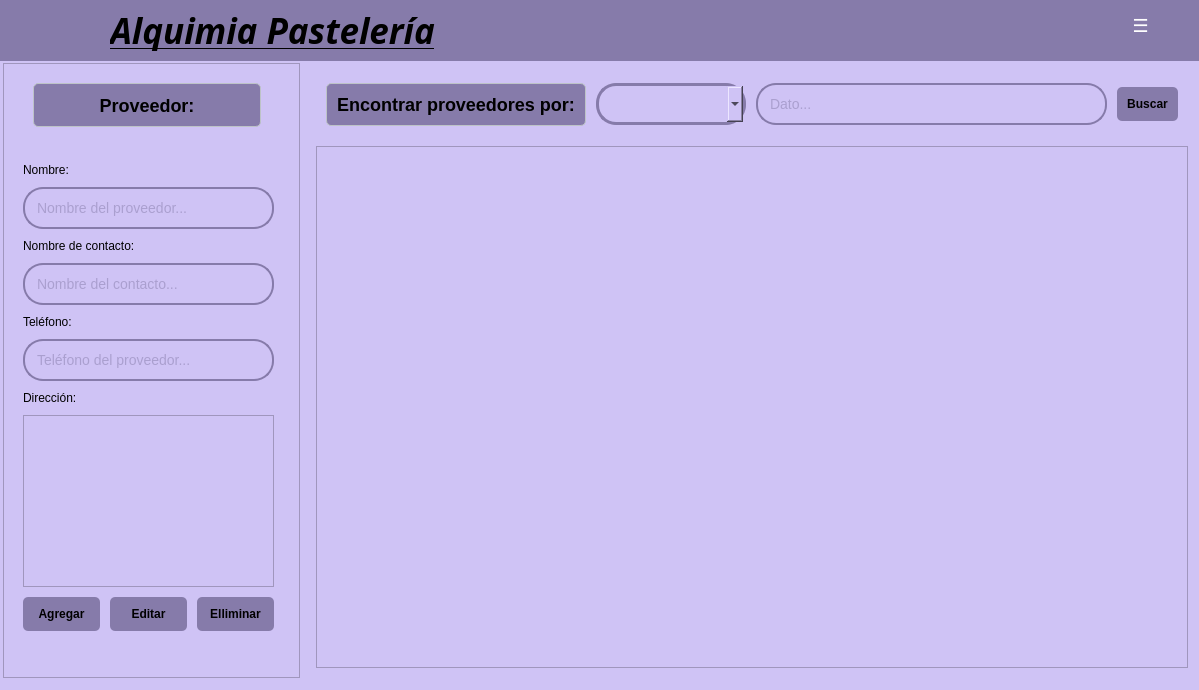
<?xml version="1.0" encoding="UTF-8"?>
<ui version="4.0">
 <class>Form</class>
 <widget class="QWidget" name="Form">
  <property name="geometry">
   <rect>
    <x>0</x>
    <y>0</y>
    <width>1199</width>
    <height>690</height>
   </rect>
  </property>
  <property name="windowTitle">
   <string>Form</string>
  </property>
  <widget class="QWidget" name="widget" native="true">
   <property name="geometry">
    <rect>
     <x>0</x>
     <y>0</y>
     <width>1201</width>
     <height>691</height>
    </rect>
   </property>
   <property name="styleSheet">
    <string notr="true">background-color: #CFC3F5;</string>
   </property>
   <widget class="QWidget" name="horizontalLayoutWidget_2">
    <property name="geometry">
     <rect>
      <x>0</x>
      <y>60</y>
      <width>1201</width>
      <height>621</height>
     </rect>
    </property>
    <layout class="QHBoxLayout" name="horizontalLayout_2" stretch="0,3">
     <property name="spacing">
      <number>6</number>
     </property>
     <property name="leftMargin">
      <number>3</number>
     </property>
     <property name="topMargin">
      <number>3</number>
     </property>
     <property name="rightMargin">
      <number>3</number>
     </property>
     <property name="bottomMargin">
      <number>3</number>
     </property>
     <item>
      <widget class="QFrame" name="frame">
       <property name="sizePolicy">
        <sizepolicy hsizetype="Preferred" vsizetype="Preferred">
         <horstretch>1</horstretch>
         <verstretch>1</verstretch>
        </sizepolicy>
       </property>
       <property name="frameShape">
        <enum>QFrame::StyledPanel</enum>
       </property>
       <property name="frameShadow">
        <enum>QFrame::Raised</enum>
       </property>
       <widget class="QLabel" name="tituloProveedor">
        <property name="geometry">
         <rect>
          <x>30</x>
          <y>20</y>
          <width>228</width>
          <height>44</height>
         </rect>
        </property>
        <property name="sizePolicy">
         <sizepolicy hsizetype="Fixed" vsizetype="Fixed">
          <horstretch>0</horstretch>
          <verstretch>0</verstretch>
         </sizepolicy>
        </property>
        <property name="styleSheet">
         <string notr="true">QLabel {
    color: #000000;
    font-size: 18px;
    font-weight: bold;
    padding: 10px;
    background-color: #867BAA;
    border-radius: 5px;
    border: 1px solid #bdc3c7;
}</string>
        </property>
        <property name="frameShape">
         <enum>QFrame::NoFrame</enum>
        </property>
        <property name="text">
         <string>Proveedor:</string>
        </property>
        <property name="alignment">
         <set>Qt::AlignCenter</set>
        </property>
       </widget>
       <widget class="QWidget" name="verticalLayoutWidget_2">
        <property name="geometry">
         <rect>
          <x>10</x>
          <y>90</y>
          <width>271</width>
          <height>488</height>
         </rect>
        </property>
        <layout class="QVBoxLayout" name="verticalLayout" stretch="0,0,0,0,0,0,0,0,0">
         <property name="spacing">
          <number>10</number>
         </property>
         <property name="leftMargin">
          <number>10</number>
         </property>
         <property name="topMargin">
          <number>10</number>
         </property>
         <property name="rightMargin">
          <number>10</number>
         </property>
         <property name="bottomMargin">
          <number>10</number>
         </property>
         <item>
          <widget class="QLabel" name="labelNombre">
           <property name="sizePolicy">
            <sizepolicy hsizetype="Expanding" vsizetype="Fixed">
             <horstretch>0</horstretch>
             <verstretch>0</verstretch>
            </sizepolicy>
           </property>
           <property name="styleSheet">
            <string notr="true">color: rgb(0, 0, 0);</string>
           </property>
           <property name="text">
            <string>Nombre:</string>
           </property>
          </widget>
         </item>
         <item>
          <widget class="QLineEdit" name="lineNombre">
           <property name="minimumSize">
            <size>
             <width>40</width>
             <height>0</height>
            </size>
           </property>
           <property name="styleSheet">
            <string notr="true">QLineEdit {
    padding: 10px;
    border: 2px solid #867BAA;
    border-radius: 20px;
    font-size: 14px;
	color: rgb(134, 123, 170);
}</string>
           </property>
           <property name="text">
            <string/>
           </property>
           <property name="placeholderText">
            <string>Nombre del proveedor...</string>
           </property>
          </widget>
         </item>
         <item>
          <widget class="QLabel" name="labelNombreContacto">
           <property name="sizePolicy">
            <sizepolicy hsizetype="Expanding" vsizetype="Fixed">
             <horstretch>0</horstretch>
             <verstretch>0</verstretch>
            </sizepolicy>
           </property>
           <property name="styleSheet">
            <string notr="true">color: rgb(0, 0, 0);</string>
           </property>
           <property name="text">
            <string>Nombre de contacto:</string>
           </property>
          </widget>
         </item>
         <item>
          <widget class="QLineEdit" name="lineNombreContacto">
           <property name="minimumSize">
            <size>
             <width>40</width>
             <height>0</height>
            </size>
           </property>
           <property name="styleSheet">
            <string notr="true">QLineEdit {
    padding: 10px;
    border: 2px solid #867BAA;
    border-radius: 20px;
    font-size: 14px;
	color: rgb(134, 123, 170);
}</string>
           </property>
           <property name="text">
            <string/>
           </property>
           <property name="placeholderText">
            <string>Nombre del contacto...</string>
           </property>
          </widget>
         </item>
         <item>
          <widget class="QLabel" name="label_6">
           <property name="sizePolicy">
            <sizepolicy hsizetype="Expanding" vsizetype="Fixed">
             <horstretch>0</horstretch>
             <verstretch>0</verstretch>
            </sizepolicy>
           </property>
           <property name="styleSheet">
            <string notr="true">color: rgb(0, 0, 0);</string>
           </property>
           <property name="text">
            <string>Teléfono:</string>
           </property>
          </widget>
         </item>
         <item>
          <widget class="QLineEdit" name="lineTelefono">
           <property name="minimumSize">
            <size>
             <width>40</width>
             <height>0</height>
            </size>
           </property>
           <property name="styleSheet">
            <string notr="true">QLineEdit {
    padding: 10px;
    border: 2px solid #867BAA;
    border-radius: 20px;
    font-size: 14px;
	color: rgb(134, 123, 170);
}</string>
           </property>
           <property name="text">
            <string/>
           </property>
           <property name="placeholderText">
            <string>Teléfono del proveedor...</string>
           </property>
          </widget>
         </item>
         <item>
          <widget class="QLabel" name="labelDireccion">
           <property name="sizePolicy">
            <sizepolicy hsizetype="Expanding" vsizetype="Fixed">
             <horstretch>0</horstretch>
             <verstretch>0</verstretch>
            </sizepolicy>
           </property>
           <property name="styleSheet">
            <string notr="true">color: rgb(0, 0, 0);</string>
           </property>
           <property name="text">
            <string>Dirección:</string>
           </property>
          </widget>
         </item>
         <item>
          <widget class="QTextEdit" name="txtDireccion"/>
         </item>
         <item>
          <layout class="QHBoxLayout" name="horizontalLayout_3">
           <property name="spacing">
            <number>10</number>
           </property>
           <property name="sizeConstraint">
            <enum>QLayout::SetDefaultConstraint</enum>
           </property>
           <property name="leftMargin">
            <number>0</number>
           </property>
           <property name="topMargin">
            <number>0</number>
           </property>
           <property name="rightMargin">
            <number>0</number>
           </property>
           <property name="bottomMargin">
            <number>0</number>
           </property>
           <item>
            <widget class="QPushButton" name="btnAgregar">
             <property name="styleSheet">
              <string notr="true">QPushButton {
    background-color: #867BAA;
    color: black;
    padding: 10px;
    border: none;
    border-radius: 5px;
    font-weight: bold;
}
QPushButton:hover {
    background-color: #BDB1E2;
}</string>
             </property>
             <property name="text">
              <string>Agregar</string>
             </property>
            </widget>
           </item>
           <item>
            <widget class="QPushButton" name="btnEditar">
             <property name="styleSheet">
              <string notr="true">QPushButton {
    background-color: #867BAA;
    color: black;
    padding: 10px;
    border: none;
    border-radius: 5px;
    font-weight: bold;
}
QPushButton:hover {
    background-color: #BDB1E2;
}</string>
             </property>
             <property name="text">
              <string>Editar</string>
             </property>
            </widget>
           </item>
           <item>
            <widget class="QPushButton" name="btnEliminar">
             <property name="styleSheet">
              <string notr="true">QPushButton {
    background-color: #867BAA;
    color: black;
    padding: 10px;
    border: none;
    border-radius: 5px;
    font-weight: bold;
}
QPushButton:hover {
    background-color: #BDB1E2;
}</string>
             </property>
             <property name="text">
              <string>Elliminar</string>
             </property>
            </widget>
           </item>
          </layout>
         </item>
        </layout>
       </widget>
      </widget>
     </item>
     <item>
      <layout class="QVBoxLayout" name="verticalLayoutRight_2" stretch="0,0">
       <property name="spacing">
        <number>10</number>
       </property>
       <property name="leftMargin">
        <number>10</number>
       </property>
       <property name="topMargin">
        <number>10</number>
       </property>
       <property name="rightMargin">
        <number>10</number>
       </property>
       <property name="bottomMargin">
        <number>10</number>
       </property>
       <item>
        <layout class="QHBoxLayout" name="horizontalLayout">
         <property name="spacing">
          <number>10</number>
         </property>
         <property name="leftMargin">
          <number>10</number>
         </property>
         <property name="topMargin">
          <number>10</number>
         </property>
         <property name="rightMargin">
          <number>10</number>
         </property>
         <property name="bottomMargin">
          <number>10</number>
         </property>
         <item>
          <widget class="QLabel" name="labelEncontrar">
           <property name="sizePolicy">
            <sizepolicy hsizetype="Fixed" vsizetype="Fixed">
             <horstretch>0</horstretch>
             <verstretch>0</verstretch>
            </sizepolicy>
           </property>
           <property name="styleSheet">
            <string notr="true">QLabel {
    color: #000000;
    font-size: 18px;
    font-weight: bold;
    padding: 10px;
    background-color: #867BAA;
    border-radius: 5px;
    border: 1px solid #bdc3c7;
}</string>
           </property>
           <property name="text">
            <string>Encontrar proveedores por:</string>
           </property>
           <property name="alignment">
            <set>Qt::AlignCenter</set>
           </property>
          </widget>
         </item>
         <item>
          <widget class="QComboBox" name="comboCategorias">
           <property name="sizePolicy">
            <sizepolicy hsizetype="Fixed" vsizetype="Fixed">
             <horstretch>0</horstretch>
             <verstretch>0</verstretch>
            </sizepolicy>
           </property>
           <property name="minimumSize">
            <size>
             <width>150</width>
             <height>0</height>
            </size>
           </property>
           <property name="styleSheet">
            <string notr="true">QComboBox {
    padding: 10px;
    border: 3px solid #867BAA;
    border-radius: 20px;
}
</string>
           </property>
          </widget>
         </item>
         <item>
          <widget class="QLineEdit" name="lineDato">
           <property name="minimumSize">
            <size>
             <width>40</width>
             <height>0</height>
            </size>
           </property>
           <property name="styleSheet">
            <string notr="true">QLineEdit {
    padding: 10px;
    border: 2px solid #867BAA;
    border-radius: 20px;
    font-size: 14px;
	color: rgb(134, 123, 170);
}</string>
           </property>
           <property name="placeholderText">
            <string>Dato...</string>
           </property>
          </widget>
         </item>
         <item>
          <widget class="QPushButton" name="btnBuscar">
           <property name="styleSheet">
            <string notr="true">QPushButton {
    background-color: #867BAA;
    color: black;
    padding: 10px;
    border: none;
    border-radius: 5px;
    font-weight: bold;
}
QPushButton:hover {
    background-color: #BDB1E2;
}</string>
           </property>
           <property name="text">
            <string>Buscar</string>
           </property>
          </widget>
         </item>
        </layout>
       </item>
       <item>
        <widget class="QTableView" name="tableView"/>
       </item>
      </layout>
     </item>
    </layout>
   </widget>
   <widget class="QWidget" name="barraSuperior" native="true">
    <property name="geometry">
     <rect>
      <x>0</x>
      <y>0</y>
      <width>1201</width>
      <height>61</height>
     </rect>
    </property>
    <property name="autoFillBackground">
     <bool>false</bool>
    </property>
    <property name="styleSheet">
     <string notr="true">background-color: #867BAA</string>
    </property>
    <widget class="QLabel" name="tituloInicial">
     <property name="geometry">
      <rect>
       <x>110</x>
       <y>10</y>
       <width>361</width>
       <height>41</height>
      </rect>
     </property>
     <property name="font">
      <font>
       <family>Noto Serif Display SemiCondensed Black</family>
       <pointsize>26</pointsize>
       <weight>75</weight>
       <italic>true</italic>
       <bold>true</bold>
       <underline>true</underline>
       <stylestrategy>PreferDefault</stylestrategy>
      </font>
     </property>
     <property name="styleSheet">
      <string notr="true">color: rgb(0, 0, 0);</string>
     </property>
     <property name="text">
      <string>Alquimia Pastelería</string>
     </property>
    </widget>
    <widget class="QLabel" name="label_2">
     <property name="geometry">
      <rect>
       <x>20</x>
       <y>10</y>
       <width>51</width>
       <height>41</height>
      </rect>
     </property>
     <property name="text">
      <string/>
     </property>
     <property name="pixmap">
      <pixmap>Iconos/logoPasteleriaMini.xcf</pixmap>
     </property>
     <property name="scaledContents">
      <bool>true</bool>
     </property>
    </widget>
    <widget class="QPushButton" name="btnMenu">
     <property name="geometry">
      <rect>
       <x>1120</x>
       <y>10</y>
       <width>41</width>
       <height>31</height>
      </rect>
     </property>
     <property name="font">
      <font>
       <pointsize>-1</pointsize>
       <weight>75</weight>
       <bold>true</bold>
      </font>
     </property>
     <property name="styleSheet">
      <string notr="true">QPushButton {
    background-color: #867BAA;
    color: white;
    border: none;
    border-radius: 5px;
    font-size: 18px;
    font-weight: bold;
}
QPushButton:hover {
    background-color: #BDB1E2;
}</string>
     </property>
     <property name="text">
      <string>☰</string>
     </property>
    </widget>
    <widget class="QLabel" name="logo">
     <property name="geometry">
      <rect>
       <x>0</x>
       <y>0</y>
       <width>101</width>
       <height>61</height>
      </rect>
     </property>
     <property name="sizePolicy">
      <sizepolicy hsizetype="Maximum" vsizetype="Maximum">
       <horstretch>0</horstretch>
       <verstretch>0</verstretch>
      </sizepolicy>
     </property>
     <property name="frameShape">
      <enum>QFrame::NoFrame</enum>
     </property>
     <property name="text">
      <string/>
     </property>
     <property name="textFormat">
      <enum>Qt::AutoText</enum>
     </property>
     <property name="pixmap">
      <pixmap>../../assets/Iconos/logo.png</pixmap>
     </property>
     <property name="scaledContents">
      <bool>true</bool>
     </property>
     <property name="alignment">
      <set>Qt::AlignCenter</set>
     </property>
     <property name="wordWrap">
      <bool>false</bool>
     </property>
     <property name="indent">
      <number>-1</number>
     </property>
     <property name="openExternalLinks">
      <bool>false</bool>
     </property>
    </widget>
   </widget>
   <widget class="QFrame" name="frameFlotante">
    <property name="enabled">
     <bool>true</bool>
    </property>
    <property name="geometry">
     <rect>
      <x>0</x>
      <y>0</y>
      <width>0</width>
      <height>0</height>
     </rect>
    </property>
    <property name="minimumSize">
     <size>
      <width>0</width>
      <height>0</height>
     </size>
    </property>
    <property name="maximumSize">
     <size>
      <width>0</width>
      <height>0</height>
     </size>
    </property>
    <property name="styleSheet">
     <string notr="true">background-color: rgb(171, 159, 208);
    border-radius: 5px;
</string>
    </property>
    <property name="frameShape">
     <enum>QFrame::StyledPanel</enum>
    </property>
    <property name="frameShadow">
     <enum>QFrame::Raised</enum>
    </property>
    <widget class="QWidget" name="gridLayoutWidget_3">
     <property name="geometry">
      <rect>
       <x>0</x>
       <y>0</y>
       <width>331</width>
       <height>386</height>
      </rect>
     </property>
     <layout class="QGridLayout" name="gridLayout_2">
      <property name="leftMargin">
       <number>10</number>
      </property>
      <property name="topMargin">
       <number>10</number>
      </property>
      <property name="rightMargin">
       <number>10</number>
      </property>
      <property name="bottomMargin">
       <number>10</number>
      </property>
      <property name="spacing">
       <number>10</number>
      </property>
      <item row="2" column="2">
       <widget class="QPushButton" name="btnEmpleados">
        <property name="sizePolicy">
         <sizepolicy hsizetype="Preferred" vsizetype="Preferred">
          <horstretch>0</horstretch>
          <verstretch>0</verstretch>
         </sizepolicy>
        </property>
        <property name="text">
         <string/>
        </property>
        <property name="icon">
         <iconset>
          <normaloff>../../assets/Iconos/empleados.svg</normaloff>../../assets/Iconos/empleados.svg</iconset>
        </property>
        <property name="iconSize">
         <size>
          <width>84</width>
          <height>84</height>
         </size>
        </property>
       </widget>
      </item>
      <item row="1" column="3">
       <widget class="QPushButton" name="btnRecetas">
        <property name="text">
         <string/>
        </property>
        <property name="icon">
         <iconset>
          <normaloff>../../assets/Iconos/recetas.png</normaloff>../../assets/Iconos/recetas.png</iconset>
        </property>
        <property name="iconSize">
         <size>
          <width>84</width>
          <height>84</height>
         </size>
        </property>
       </widget>
      </item>
      <item row="1" column="2">
       <widget class="QPushButton" name="btnProductos">
        <property name="text">
         <string/>
        </property>
        <property name="icon">
         <iconset>
          <normaloff>../../assets/Iconos/productos.svg</normaloff>../../assets/Iconos/productos.svg</iconset>
        </property>
        <property name="iconSize">
         <size>
          <width>84</width>
          <height>84</height>
         </size>
        </property>
       </widget>
      </item>
      <item row="0" column="0">
       <widget class="QPushButton" name="btnMenuInicio">
        <property name="text">
         <string/>
        </property>
        <property name="icon">
         <iconset>
          <normaloff>../../assets/Iconos/inicio.svg</normaloff>../../assets/Iconos/inicio.svg</iconset>
        </property>
        <property name="iconSize">
         <size>
          <width>84</width>
          <height>84</height>
         </size>
        </property>
       </widget>
      </item>
      <item row="2" column="0">
       <widget class="QPushButton" name="btnPromociones">
        <property name="text">
         <string/>
        </property>
        <property name="icon">
         <iconset>
          <normaloff>../../assets/Iconos/promociones.svg</normaloff>../../assets/Iconos/promociones.svg</iconset>
        </property>
        <property name="iconSize">
         <size>
          <width>84</width>
          <height>84</height>
         </size>
        </property>
       </widget>
      </item>
      <item row="2" column="3">
       <widget class="QPushButton" name="btnCerrarSesion">
        <property name="text">
         <string/>
        </property>
        <property name="icon">
         <iconset>
          <normaloff>../../assets/Iconos/cerrarSesion.svg</normaloff>../../assets/Iconos/cerrarSesion.svg</iconset>
        </property>
        <property name="iconSize">
         <size>
          <width>84</width>
          <height>84</height>
         </size>
        </property>
       </widget>
      </item>
      <item row="0" column="3">
       <widget class="QPushButton" name="btnProveedores">
        <property name="text">
         <string/>
        </property>
        <property name="icon">
         <iconset>
          <normaloff>../../assets/Iconos/provedoores.svg</normaloff>../../assets/Iconos/provedoores.svg</iconset>
        </property>
        <property name="iconSize">
         <size>
          <width>84</width>
          <height>84</height>
         </size>
        </property>
       </widget>
      </item>
      <item row="0" column="2">
       <widget class="QPushButton" name="btnClientes">
        <property name="text">
         <string/>
        </property>
        <property name="icon">
         <iconset>
          <normaloff>../../assets/Iconos/clientes.svg</normaloff>../../assets/Iconos/clientes.svg</iconset>
        </property>
        <property name="iconSize">
         <size>
          <width>84</width>
          <height>84</height>
         </size>
        </property>
       </widget>
      </item>
      <item row="1" column="0">
       <widget class="QPushButton" name="btnVentas">
        <property name="text">
         <string/>
        </property>
        <property name="icon">
         <iconset>
          <normaloff>../../assets/Iconos/ventas.svg</normaloff>../../assets/Iconos/ventas.svg</iconset>
        </property>
        <property name="iconSize">
         <size>
          <width>84</width>
          <height>84</height>
         </size>
        </property>
       </widget>
      </item>
      <item row="3" column="0">
       <widget class="QPushButton" name="btnUsuario">
        <property name="text">
         <string/>
        </property>
        <property name="icon">
         <iconset>
          <normaloff>../../assets/Iconos/Usuario.svg</normaloff>../../assets/Iconos/Usuario.svg</iconset>
        </property>
        <property name="iconSize">
         <size>
          <width>84</width>
          <height>84</height>
         </size>
        </property>
       </widget>
      </item>
     </layout>
    </widget>
   </widget>
  </widget>
 </widget>
 <resources/>
 <connections/>
</ui>
